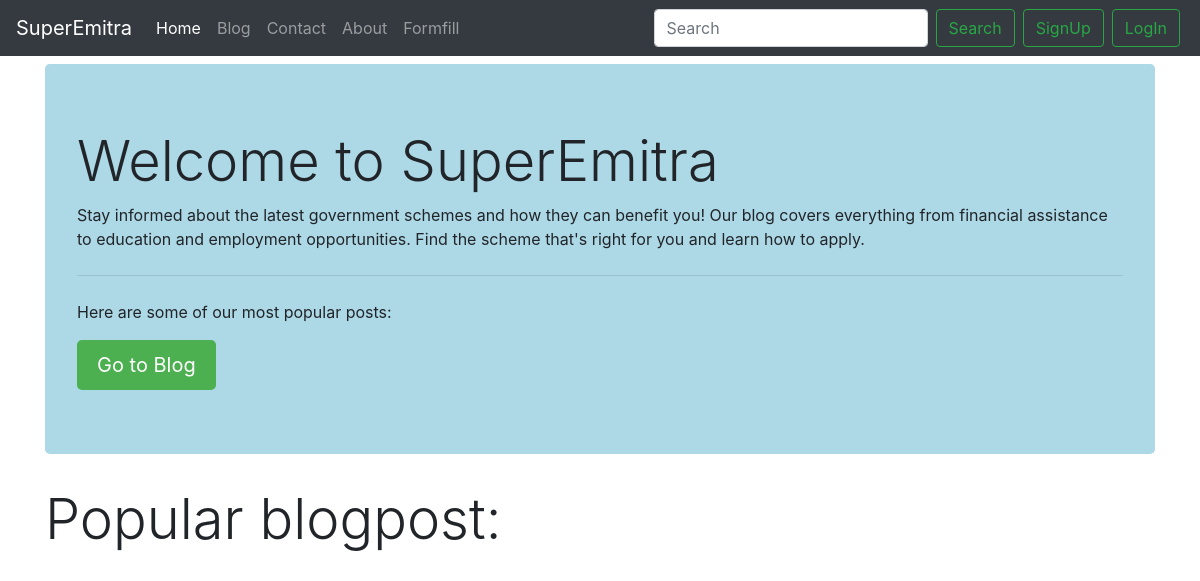
The app's page /, older data.
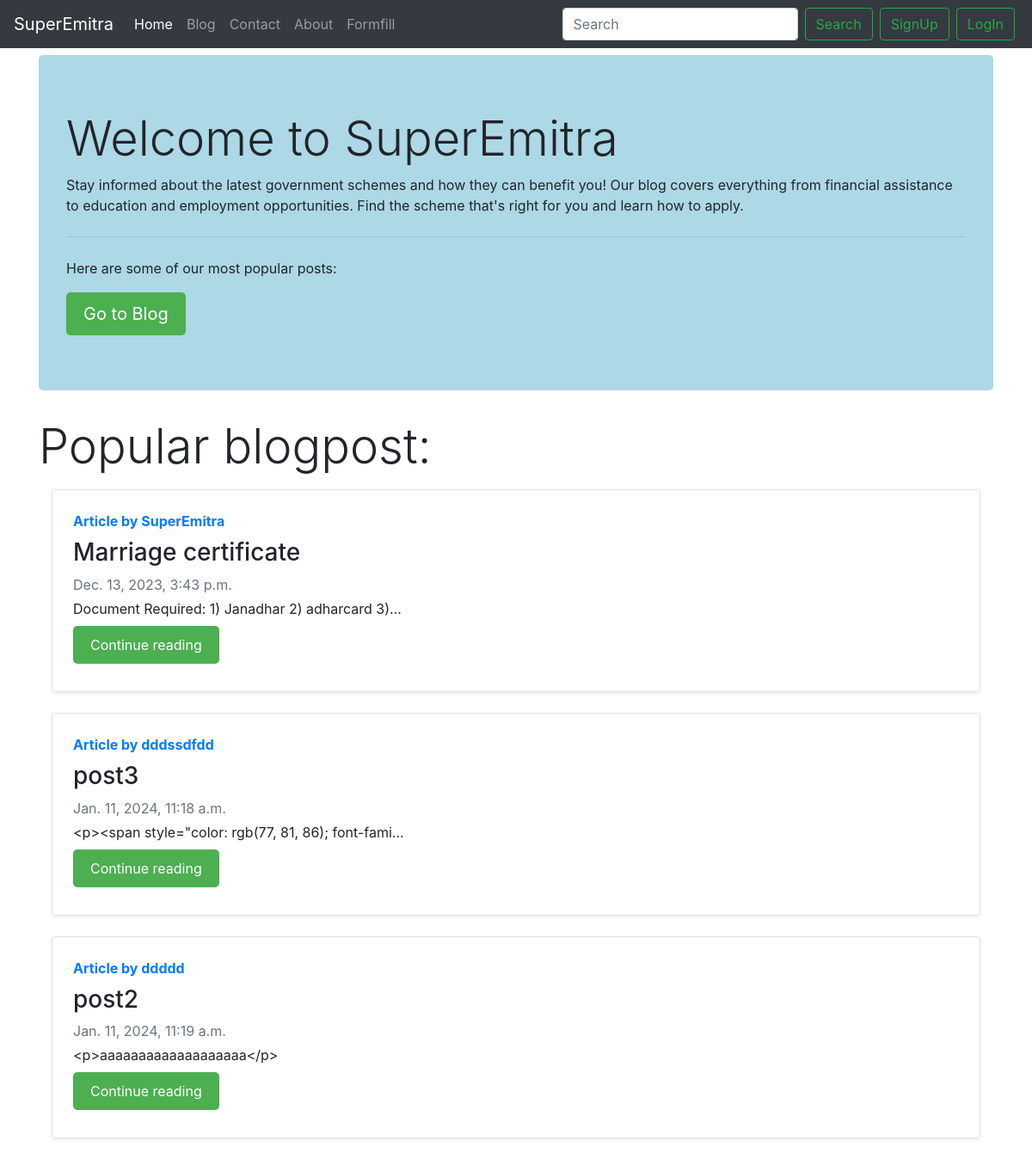
The same page, newer data.
### blog/models.py (models this page shows, shortened)
class Post(models.Model):
    sno=models.AutoField(primary_key=True)
    title=models.CharField(max_length=100)
    desc=models.CharField(max_length=200,blank=True)
    category=models.CharField(max_length=50,blank=True)
    author=models.CharField(max_length=50,blank=True)
    content=models.TextField()
    blogtype=models.CharField(max_length=100,blank=True)
    slug=models.CharField(max_length=150)
    TimeStamp=models.DateTimeField(blank=True)

### home/views.py (the view)
# urls.py: path('',views.home,name='home'),
def home(request):
    popular_blog=Post.objects.filter(blogtype='popular')
    context={'popular_blog':popular_blog}
    return render(request,'home/index.html',context)

### templates/home/index.html (shortened to what this page needs)
{% extends "basic.html" %}
{% block homeactive %}active{% endblock homeactive %}
{% block body %}
<div class="container mt-2">
  <div class="jumbotron">
    <h1 class="display-4 glitter-effect" data-heading="Welcome to SuperEmitra">
      Welcome to SuperEmitra
    </h1>
    <p>Stay informed about the latest government schemes and how they can benefit you! Our blog covers everything from financial assistance to education and employment opportunities. Find the scheme that's right for you and learn how to apply.</p>
    <hr class="my-4">
    <p>Here are some of our most popular posts:</p>
    <a class="btn btn-primary btn-lg" href="/blog" role="button">Go to Blog</a>
  </div>
</div>
<div class="container">
  <h1 class="display-4 glitter-effect">Popular blogpost:</h1>
  <div class="container">
    {% for post in popular_blog %}
    <div class="row no-gutters border rounded overflow-hidden my-3 flex-md-row mb-4 shadow-sm h-md-250 position-relative">
      <div class="col p-4 d-flex flex-column position-static">
        <strong class="d-inline-block mb-2 text-primary">Article by {{post.author}}</strong>
        <h3 class="mb-0">{{post.title}}</h3>
        <div class="mb-1 text-muted">{{post.TimeStamp}}</div>
        <p class="card-text mb-auto">{{post.content| truncatechars:50}}</p>
        <div class="my-2">
          <a href="/blog/{{post.slug}}" role="button" class="btn btn-primary">Continue reading</a>
        </div>
      </div>
    </div>
    {% endfor %}
  </div>
{% endblock %}

### templates/basic.html (shortened to what this page needs)
<!doctype html>
<html lang="en">
<head>
  <link rel="stylesheet" href="https://cdn.jsdelivr.net/npm/bootstrap@4.4.1/dist/css/bootstrap.min.css"
>
</head>
<body>
  <nav class="navbar navbar-expand-lg navbar-dark bg-dark">
    <a class="navbar-brand" href="/">SuperEmitra</a>
    <div class="collapse navbar-collapse" id="navbarSupportedContent">
      <ul class="navbar-nav mr-auto">
        <li class="nav-item {% block homeactive %}{% endblock homeactive %}">
          <a class="nav-link" href="/">Home <span class="sr-only">(current)</span></a>
        </li>
        <li class="nav-item  {% block blogactive %}{% endblock blogactive %}">
          <a class="nav-link" href="/blog">Blog</a>
        </li>
        <li class="nav-item {% block contactactive %}{% endblock contactactive %}">
          <a class="nav-link" href="/contact">Contact</a>
        </li>
        <li class="nav-item {% block aboutactive %}{% endblock aboutactive %}">
          <a class="nav-link" href="/about">About</a>
        </li>
        <li class="nav-item {% block formfillactive %}{% endblock formfillactive %}">
          <a class="nav-link" href="/formfill">Formfill</a>
        </li>
      </ul>
      <form method='get' action='/search' class="form-inline my-2 my-lg-0">
        <input class="form-control mr-sm-2" type="search" placeholder="Search" aria-label="Search" name='query'
          id='query'>
        <button class="btn btn-outline-success my-2 mr-1 my-sm-0" type="submit">Search</button>
      </form>
    </div>
    {% if user.is_authenticated %}
    <div class="" id="navbarSupportedContent">
      <ul class="navbar-nav mr-auto">
        <li class="nav-item dropdown">
          <a class="nav-link dropdown-toggle" href="#" id="navbarDropdown" role="button" data-toggle="dropdown"
            aria-haspopup="true" aria-expanded="false">
            welcome{{request.user}}
          </a>
          <div class="dropdown-menu" aria-labelledby="navbarDropdown">
            <a class="dropdown-item" href="/logout">Logout</a>
          </div>
        </li>
      </ul>
    </div>
  </nav>
  {% else %}
  <button type="button" class="btn btn-outline-success mx-1" data-toggle="modal" data-target="#signup">
    SignUp
  </button>
  <button type="button" class="btn btn-outline-success mx-1" data-toggle="modal" data-target="#login">
    LogIn
  </button>
  {% endif %}
  </nav>
  {% block body %}{% endblock body %}
</body>
</html>

Row changes from the older to the newer data that the page shows:
now on this page (row edited): Post: author "SuperEmitra", title "Marriage certificate", TimeStamp "Dec. 13, 2023, 3:43 p.m.", content "Document Required: 1) Janadhar 2) adharcard 3)…"
added Post: author "dddssdfdd", title "post3", TimeStamp "Jan. 11, 2024, 11:18 a.m.", content "<p><span style=\"color: rgb(77, 81, 86); font-fami…"
added Post: author "ddddd", title "post2", TimeStamp "Jan. 11, 2024, 11:19 a.m.", content "<p>aaaaaaaaaaaaaaaaaaa</p>"
